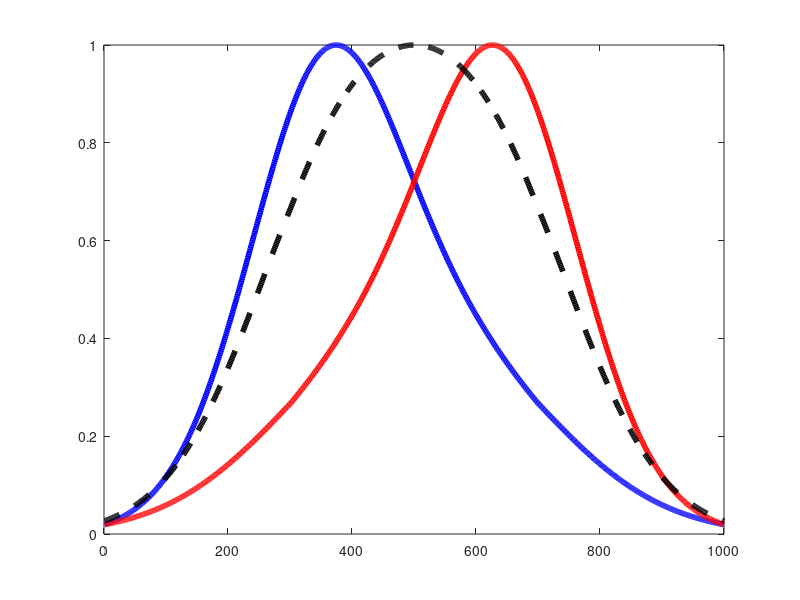

Write the MATLAB code that produced this figure. (Note: this script raises an error after producing the figure.)
a= gausswin (700, 3)*1.5;
b= gausswin(1000);
c=b;
c(1:700) = c(1:700) +a(1:700);
c(1:700) = c(1:700) -a(700);
c=c/max(c);
d = sqrt(flipud(c).*c);
d = d/max(d)
figure;plot(c,'b', 'LineWidth', 4)
hold on;plot(flipud(c),'r', 'LineWidth', 4)
hold on;plot(d,'--k', 'LineWidth', 4)


[~,i1]= min(abs(wabs0(:, 1)- 900));
[~,i2]= min(abs(wabs0(:, 1)- 1100));
wabs = wabs0(i1:i2,2);
lambda = 900:0.1:1100;
k0=1./lambda;
k = k0(1):(k0(end)-k0(1))/2000:k0(end);
wabs = interp1(k0, wabs, k);
fftnum = 4096;
res = 1/(k(1)-k(end))/2000;
res = res*size(wabs,2)/fftnum;
dr = 40;
depth = ((0:dr+2) -dr/2-1)* res;
for i = 0.945:0.3:3
    lsp = gausswin(size(wabs,2), i)';
    h_sp = figure();
    figure(h_sp);subplot(2,1,1);plot(lambda, lsp/max(lsp),'k', 'LineWidth', 4);
    %psf of light source
    lpsf = fftshift(abs(fft(lsp,fftnum)));
    [v, j]=max(lpsf);
    j1 = interp1(lpsf(j-5:j), j-5:j, v/2);j2 = interp1(lpsf(j:j+5), j:j+5, v/2);
    fwhm1 = (j2-j1) * res;
    lpsf = 20*log10(lpsf(fftnum/2-dr/2:fftnum/2+dr/2+2)/max(lpsf));    
    figure(h_sp);subplot(2,1,2);plot(depth, lpsf,'k', 'LineWidth', 2);
    %cross spectrum wo reshaping
    ssp = wabs.*lsp;
    figure(h_sp); subplot(2,1,1);hold on;plot(lambda,ssp/max(ssp), 'r', 'LineWidth', 4);
    csp = sqrt(ssp .* lsp); 
    figure(h_sp); subplot(2,1,1);hold on;plot(lambda,csp/max(csp), 'b', 'LineWidth', 4); 
    %psf of cross spectrum wo reshaping
    cpsf = fftshift(abs(fft(csp,fftnum)));
    [v, j]=max(cpsf);
    j1 = interp1(cpsf(j-5:j), j-5:j, v/2);j2 = interp1(cpsf(j:j+5), j:j+5, v/2);
    fwhm2 = (j2-j1) * res;
    cpsf = 20*log10(cpsf(fftnum/2-dr/2:fftnum/2+dr/2+2)/max(cpsf));    
    figure(h_sp); subplot(2,1,2);hold on;plot(depth, cpsf, 'b', 'LineWidth', 2);    
    %reshaped cross spectrum
    csp = gausswin(size(wabs, 2), 2.145)';
    figure(h_sp); subplot(2,1,1);hold on;plot(lambda,csp/max(csp),'--k', 'LineWidth', 4);
    %psf of cross spectrum with reshaping
    cpsf = fftshift(abs(fft(csp,fftnum)));
    [v, j]=max(cpsf);
    j1 = interp1(cpsf(j-5:j), j-5:j, v/2);j2 = interp1(cpsf(j:j+5), j:j+5, v/2);
    fwhm3 = (j2-j1) * res;
    cpsf = 20*log10(cpsf(fftnum/2-dr/2:fftnum/2+dr/2+2)/max(cpsf));    
    figure(h_sp);subplot(2,1,2); hold on;plot(depth, cpsf, '--k', 'LineWidth', 2);  
    %set the range of the plots
    subplot(2,1,1);
    ylim([0, 1.05]);
    subplot(2,1,2);
    xlim([min(depth),max(depth)]);
    ylim([-80, 0]);
    %reshaped reference
    rsp = csp.^2./ssp;
    figure(h_sp); subplot(2,1,1);hold on;plot(lambda,rsp/max(rsp),'g', 'LineWidth', 4);
    %set figure titles:
    subplot(2,1,1); title('spectral shape');
    xlabel('wavelength(nm)');ylabel('power(a.u.)');
    legend('source spectrum', 'sample spectrum', 'unreshaped spectrum', 'reshaped spectrum', 'reference spectrum');
    subplot(2,1,2); title('psf');
    xlabel('depth(um)');ylabel('intensity');
    legend(['psf of source, FWHM:', num2str(fwhm1), 'um'],  ... 
        ['unreshaped psf, FWHM:', num2str(fwhm2), 'um'], ...
        ['reshaped psf, FWHM:', num2str(fwhm3), 'um']);
end


% function fwhm = get_fwhm(curve)
% [v, i]=max(curve)/2;
% i1 = interp1(curve(i-5:i), i-5:i, v/2);i2 = interp1(curve(i:i+5), i:i+5, v/2);
% fwhm = (i2-i1) * res;















